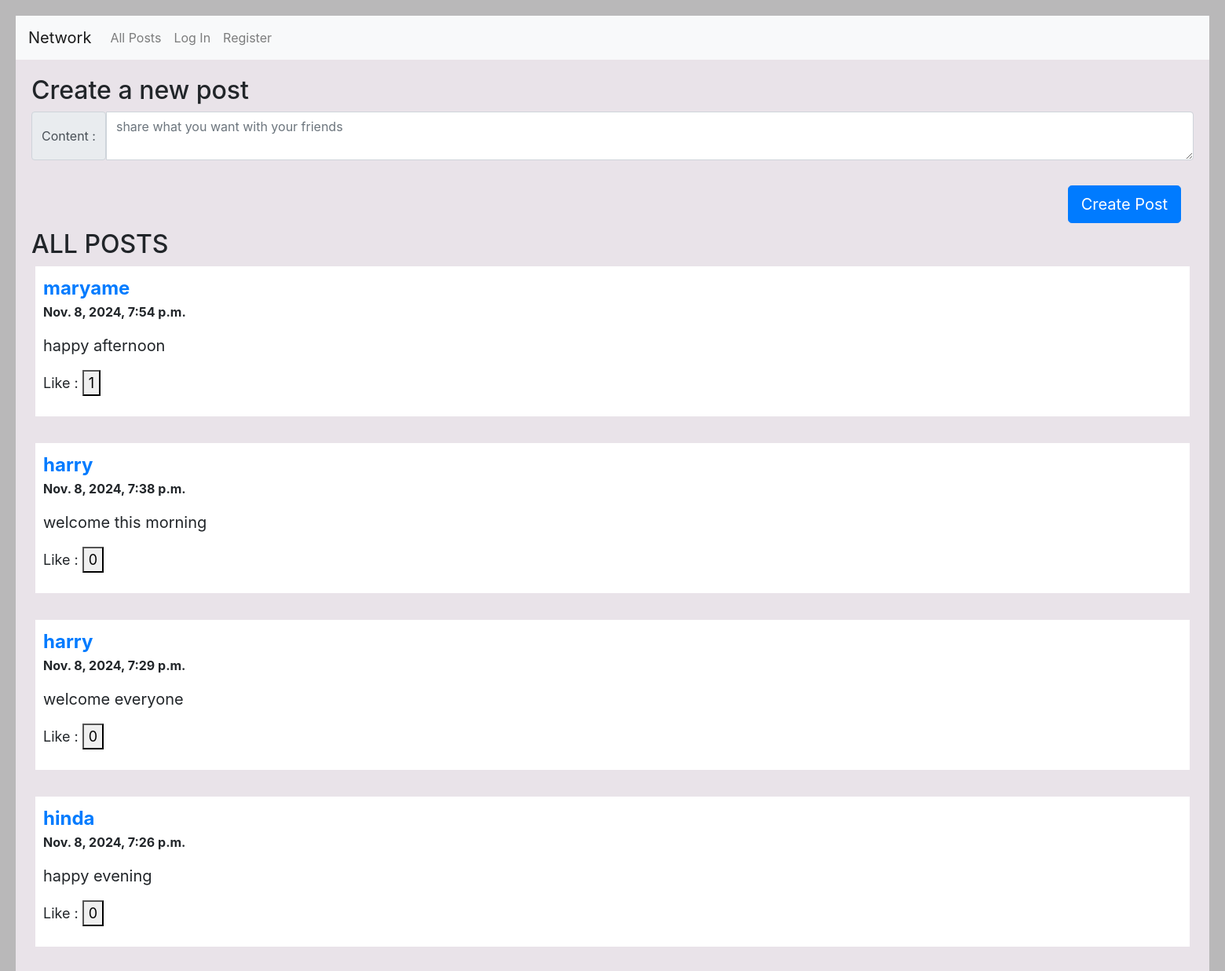
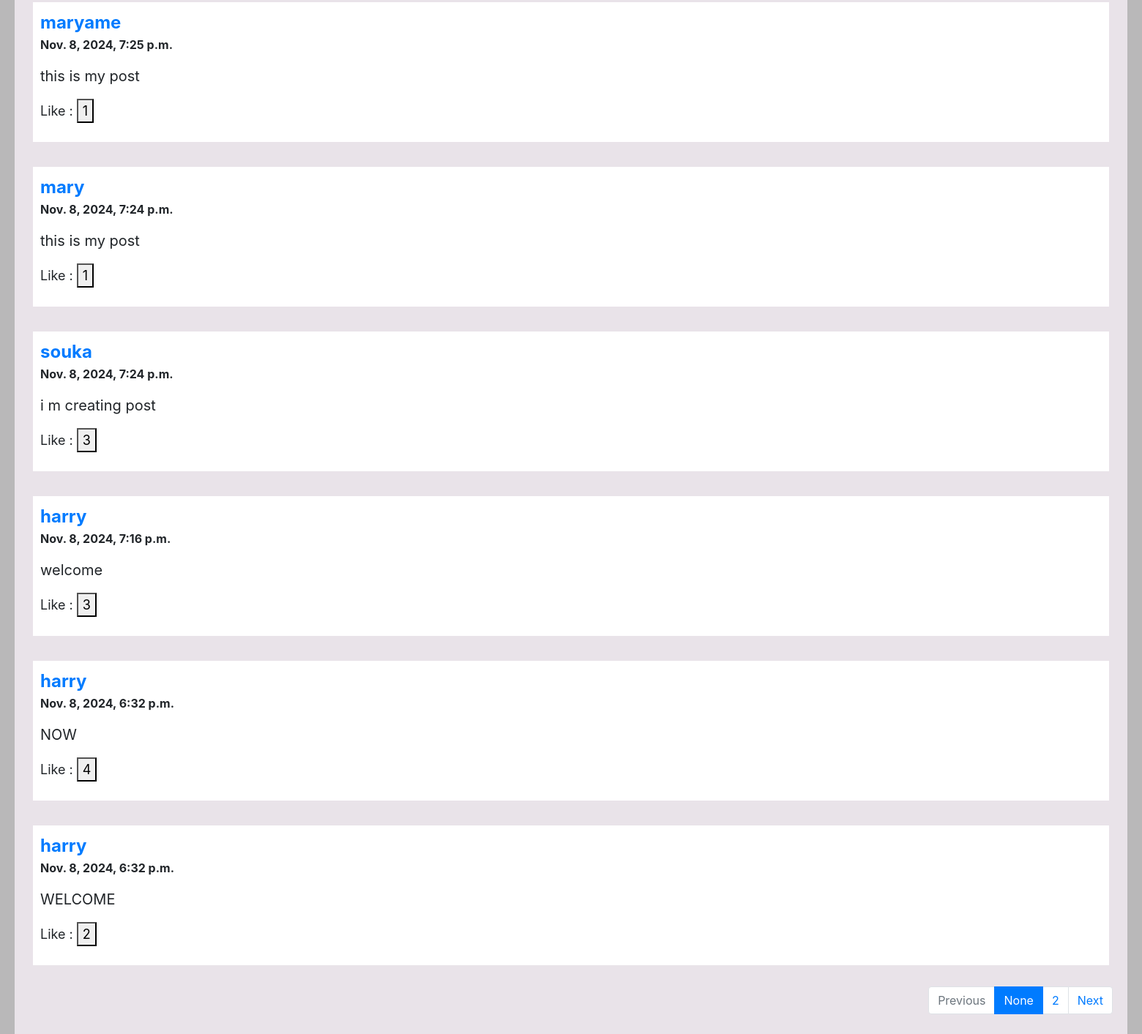
The page / on the database its author committed (2 pictures, top to bottom).
### network/models.py (models this page shows, shortened)
class Post(models.Model):
    user = models.ForeignKey("User", on_delete=models.CASCADE, related_name="emails")
    content = models.TextField(blank=True)
    timestamp = models.DateTimeField(auto_now_add=True)
    like = models.IntegerField(default=0)
    followers = models.ManyToManyField(User, through='follow' , through_fields=('post_fo', 'follower'),related_name='followed_post')
    liked_by =models.ManyToManyField(User,related_name ="liked_post",blank=True)

class User(AbstractUser):
    pass

### network/views.py (the view)
# urls.py: path("", views.index, name="index"),
def index(request):
    print("load ")
    user= request.user
    p=Post.objects.all()
    post = p.order_by("-timestamp").all()
    paginator = Paginator(post, 10)
    page_number = request.GET.get('page')
    page_obj = paginator.get_page(page_number)
    return render(request, "network/index.html",{
        'user':user,
        'page_obj': page_obj,
        'page_number':page_number,
        "posts":post,})

### network/templates/network/index.html (shortened to what this page needs)
{% extends "network/layout.html" %}
{% load static %}
{% block body %}
    <div id="create_post">
        <h2>Create a new post</h2>
        <form class="form_post" method="post">
            <div class="input-group">
              <span class="input-group-text" for="content">Content : </span>
              <textarea class="form-control" aria-label="With textarea" id="post_content" name="content" placeholder="share what you want with your friends" required></textarea>
            </div>
            <br>
            <div class=" d-md-flex justify-content-md-end btn-lg">
              <input id = "create" type="submit" value="Create Post" class="btn btn-primary d-md-flex justify-content-md-end btn-lg" >
            </div>
        </form>
    </div>
      <h2>ALL POSTS</h2>
        {% for post in page_obj %}
        <div id="post-{{post.id}}" class="post ">
            <b style="font-size: 1.5em; margin-right: 1400px;"><a href="{%url 'profil' post.user %}" >{{post.user}} </a></b>
            <b> <p>{{post.timestamp}}</p></b>
            <p id="p-{{post.id}}" style="font-size: 20px;">{{post.content}}</p>
            <p style="font-size: 18px;">Like :
              <button id="like-{{post.id}}" class="like" data-post-id="{{post.id}}">{{post.like}}</button></p>
        </div>
        <br>
    {% endfor %}
    <nav aria-label="Page navigation example">
        <ul class="pagination justify-content-end">
            {% if page_obj.has_previous %}
            <li ><a class="page-link" href="?page={{ page_obj.previous_page_number }}" >Previous</a></li>
            <li class="page-item"><a class="page-link" href="?page={{page_obj.previous_page_number }}">{{page_obj.previous_page_number }}</a></li>
            {% else %}
            <li class="page-item disabled"><span class="page-link " aria-disabled="true">Previous</span></li>
            {% endif %}
          <li class="page-item active"><a class="page-link" href="?page={{page_obj}}">{{page_number}}</a></li>
          {% if page_obj.has_next %}
          <li class="page-item"><a class="page-link" href="?page=3">{{page_obj.next_page_number  }}</a></li>
            <li class="page-item"><a class="page-link" href="?page={{ page_obj.next_page_number }}">Next</a>
            {% else %}
            <li class="page-item disabled"><span class="page-link page-item disabled" aria-disabled="true">Next</span>
            {% endif %}
          </li>
        </ul>
      </nav>
{% endblock %}

### network/static/network/styles.css (style rules this page uses)
.post { background-color: white; margin: 5px; padding: 10PX; }
body { padding: 20px; background-color: rgb(185, 184, 185); }

### rows shown on the page
Post: user "maryame", timestamp "Nov. 8, 2024, 7:54 p.m.", content "happy afternoon", like "1"
Post: user "harry", timestamp "Nov. 8, 2024, 7:38 p.m.", content "welcome this morning", like "0"
Post: user "harry", timestamp "Nov. 8, 2024, 7:29 p.m.", content "welcome everyone", like "0"
Post: user "hinda", timestamp "Nov. 8, 2024, 7:26 p.m.", content "happy evening", like "0"
Post: user "maryame", timestamp "Nov. 8, 2024, 7:25 p.m.", content "this is my post", like "1"
Post: user "mary", timestamp "Nov. 8, 2024, 7:24 p.m.", content "this is my post", like "1"
Post: user "souka", timestamp "Nov. 8, 2024, 7:24 p.m.", content "i m creating post", like "3"
Post: user "harry", timestamp "Nov. 8, 2024, 7:16 p.m.", content "welcome", like "3"
Post: user "harry", timestamp "Nov. 8, 2024, 6:32 p.m.", content "NOW", like "4"
Post: user "harry", timestamp "Nov. 8, 2024, 6:32 p.m.", content "WELCOME", like "2"

### other values the page prints
{{ page_number }} "None"
{{ page_obj.next_page_number }} "2"
